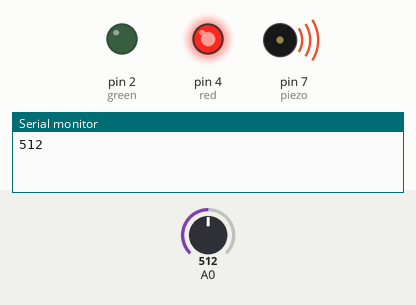
Bench run of a sketch on a simulated Arduino Uno, built with avr-gcc and run on an emulated ATmega328P. Shown: output pins drawn as LEDs (lit = HIGH), buzzer (waves = sounding, pin HIGH), the last lines printed to the serial monitor. The test bench sets the inputs (shaded band); at power-on: A0 = 512.

Above: at 4.8 s.
4.9 s: A0 set to 242
9.9 s: A0 set to 220
At 13.1 s:
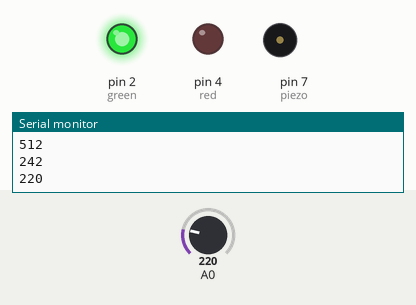
14.9 s: A0 set to 306
At 18.1 s:
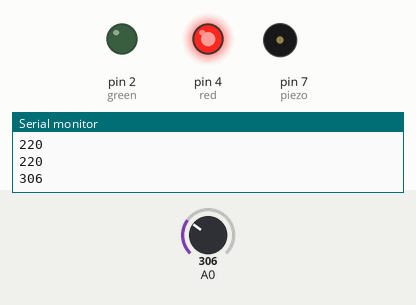
24.2 s: A0 set to 122
At 28.9 s:
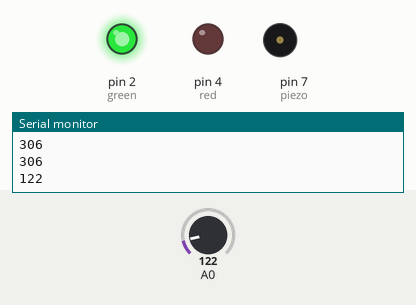
Timing chart, 0 to 30.4 s (numbered marks = the images above; inputs shaded):
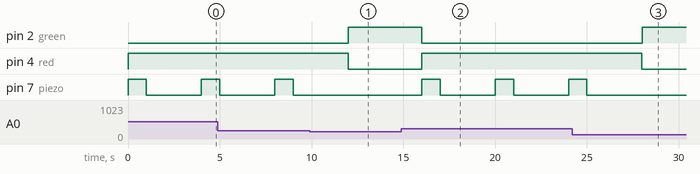

The sketch:

alcoholimetro.ino
```cpp
int gas;
int green = 2;
int red = 4;
int piezo = 7;
int maxi = 355;
int mini = 108;


void setup() {
	Serial.begin(9600);
	pinMode(A0, INPUT);
	pinMode(green, OUTPUT);
	pinMode(red, OUTPUT);
	pinMode(piezo, OUTPUT);
}

void loop() {
	int midNum = ((maxi-mini) / 2) + mini;

	gas = analogRead(A0);

	if (gas > midNum) // (max-min)/2
	{
		digitalWrite(red, HIGH);
		digitalWrite(green, LOW);
		digitalWrite(piezo, HIGH);
		delay(1000);
		digitalWrite(piezo, LOW);
		delay(1000);
	}
	else
	{
		digitalWrite(red, LOW);
		digitalWrite(green, HIGH);
		digitalWrite(piezo, LOW);
	}
	Serial.println(gas);
	delay(2000);
}
```

Measured:
- the behaviour switches between 232 and 231 on A0 (found by bisection; images 0 and 1)
- after the input at 9.9 s, pin 2 (green): LOW → HIGH after 2.1 s; pin 4 (red): HIGH → LOW after 2.1 s; pin 7 (piezo): stays LOW (without the input it goes to HIGH after 2.1 s)
- after the input at 14.9 s, pin 2 (green): HIGH → LOW after 1.1 s; pin 4 (red): LOW → HIGH after 1.1 s; pin 7 (piezo): alternates HIGH for 1.0 s and LOW for 3.0 s, starting after 1.1 s
- after the input at 24.2 s, pin 2 (green): LOW → HIGH after 3.8 s; pin 4 (red): HIGH → LOW after 3.8 s; pin 7 (piezo): goes on until 25.0 s, then stays LOW
